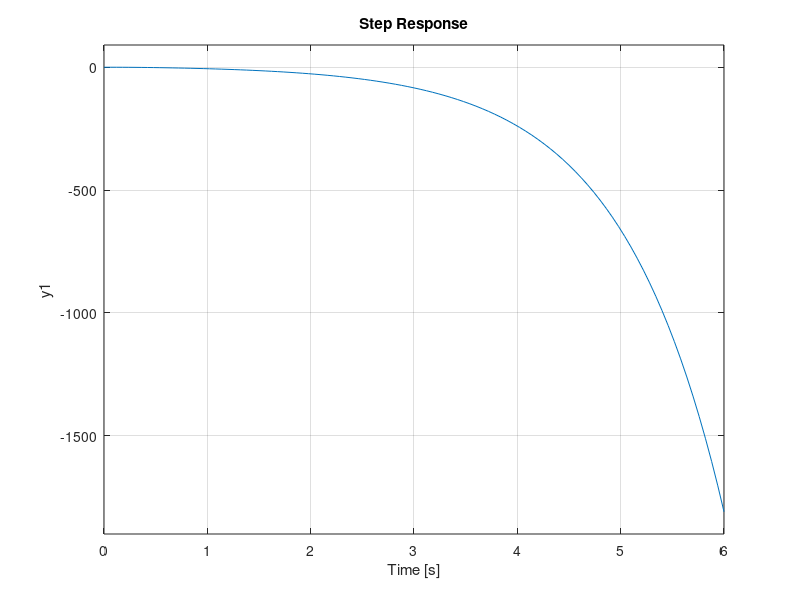

Recreate this plot in MATLAB.
clc, clear

%% Representacion de estado

% Ejercicio

% ẋ = [0  1]x + [-1]u
%     [3 -2]    [ 1]

% y = [4 5]x

%% Desarrollo

% De acuerdo al ejercicio dado se identifican las matrices A,B,C,D 
A = [0 1; 3 -2];
B = [-1; 1];
C = [4 5];
D = 0;

% Se obtienen los espacios de estado
sys = ss(A,B,C,D)

% Se obtiene la función de transferencia
[num,den] = ss2tf(A,B,C,D);
G = tf(num,den)

figure (1)
step(G)

% % Ahora, considerando que se tiene una señal paso de entrada
% U = tf(1,[1 0])
% figure (2)
% step(G*U)

